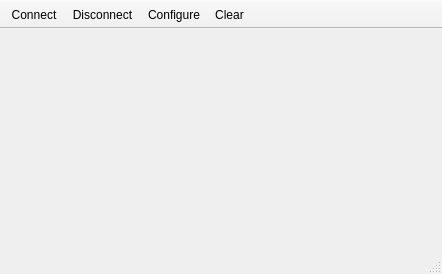
<?xml version="1.0" encoding="UTF-8"?>
<ui version="4.0">
 <class>MainWindow</class>
 <widget class="QMainWindow" name="MainWindow">
  <property name="geometry">
   <rect>
    <x>0</x>
    <y>0</y>
    <width>442</width>
    <height>274</height>
   </rect>
  </property>
  <property name="windowTitle">
   <string>Putty MIEM edition</string>
  </property>
  <widget class="QWidget" name="centralWidget">
   <layout class="QGridLayout" name="gridLayout"/>
  </widget>
  <widget class="QToolBar" name="mainToolBar">
   <property name="movable">
    <bool>false</bool>
   </property>
   <property name="floatable">
    <bool>true</bool>
   </property>
   <attribute name="toolBarArea">
    <enum>TopToolBarArea</enum>
   </attribute>
   <attribute name="toolBarBreak">
    <bool>false</bool>
   </attribute>
   <addaction name="actionConnect"/>
   <addaction name="actionDisconnect"/>
   <addaction name="actionConfigure"/>
   <addaction name="actionClear"/>
  </widget>
  <widget class="QStatusBar" name="statusBar"/>
  <action name="actionAbout">
   <property name="text">
    <string>&amp;About</string>
   </property>
   <property name="toolTip">
    <string>About program</string>
   </property>
   <property name="shortcut">
    <string>Alt+A</string>
   </property>
  </action>
  <action name="actionAboutQt">
   <property name="text">
    <string>About Qt</string>
   </property>
  </action>
  <action name="actionConnect">
   <property name="icon">
    <iconset resource="terminal.qrc">
     <normaloff>:/images/connect.png</normaloff>:/images/connect.png</iconset>
   </property>
   <property name="text">
    <string>C&amp;onnect</string>
   </property>
   <property name="toolTip">
    <string>Connect to serial port</string>
   </property>
   <property name="shortcut">
    <string>Ctrl+O</string>
   </property>
  </action>
  <action name="actionDisconnect">
   <property name="icon">
    <iconset resource="terminal.qrc">
     <normaloff>:/images/disconnect.png</normaloff>:/images/disconnect.png</iconset>
   </property>
   <property name="text">
    <string>&amp;Disconnect</string>
   </property>
   <property name="toolTip">
    <string>Disconnect from serial port</string>
   </property>
   <property name="shortcut">
    <string>Ctrl+D</string>
   </property>
  </action>
  <action name="actionConfigure">
   <property name="icon">
    <iconset resource="terminal.qrc">
     <normaloff>:/images/settings.png</normaloff>:/images/settings.png</iconset>
   </property>
   <property name="text">
    <string>&amp;Configure</string>
   </property>
   <property name="toolTip">
    <string>Configure serial port</string>
   </property>
   <property name="shortcut">
    <string>Alt+C</string>
   </property>
  </action>
  <action name="actionClear">
   <property name="icon">
    <iconset resource="terminal.qrc">
     <normaloff>:/images/clear.png</normaloff>:/images/clear.png</iconset>
   </property>
   <property name="text">
    <string>C&amp;lear</string>
   </property>
   <property name="toolTip">
    <string>Clear data</string>
   </property>
   <property name="shortcut">
    <string>Alt+L</string>
   </property>
  </action>
  <action name="actionQuit">
   <property name="icon">
    <iconset resource="terminal.qrc">
     <normaloff>:/images/application-exit.png</normaloff>:/images/application-exit.png</iconset>
   </property>
   <property name="text">
    <string>&amp;Quit</string>
   </property>
   <property name="shortcut">
    <string>Ctrl+Q</string>
   </property>
  </action>
 </widget>
 <layoutdefault spacing="6" margin="11"/>
 <resources>
  <include location="terminal.qrc"/>
 </resources>
 <connections/>
</ui>
